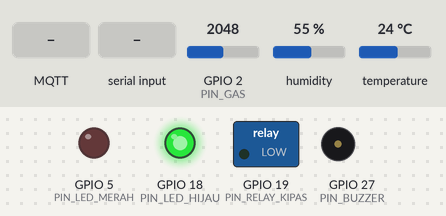
Bench run of a sketch on a simulated ESP32. Parts: switched loads named in the sketch (green lamp = pin HIGH), output pins drawn as LEDs (lit = HIGH), buzzer (waves = sounding). The test bench sets the inputs (shaded band); at power-on: GPIO 2 (PIN_GAS) = 2048, humidity 55 %, temperature 24 °C. WiFi joins after 1.5 s; servers stay silent unless stated; random numbers use the default seed unless the sketch sets one; no MQTT or app messages arrive unless stated; what the sketch prints to the serial monitor is not drawn.

Above: at 2.7 s.
2.8 s: GPIO 2 (PIN_GAS) set to 2120
At 5.5 s:
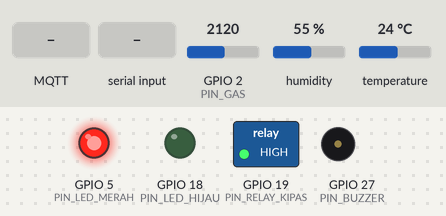
7.6 s: MQTT message "OFF" arrives on the first subscribed topic
At 8.5 s:
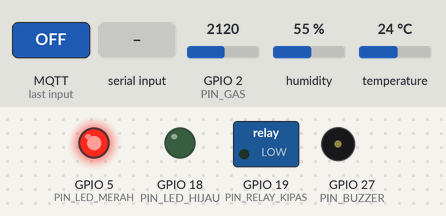
11.6 s: GPIO 2 (PIN_GAS) set to 1873
15.1 s: GPIO 2 (PIN_GAS) set to 1811
At 16.5 s:
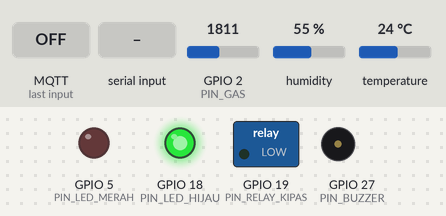
19.5 s: "ON\n" received over Serial
At 20.7 s:
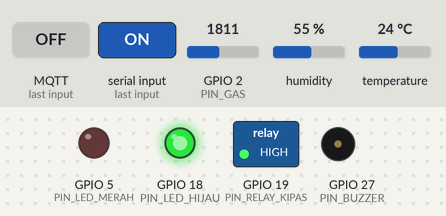
21.5 s: humidity set to 79 %
23.0 s: humidity set to 82 %
Timing chart, 0 to 26.0 s (numbered marks = the images above; inputs shaded):
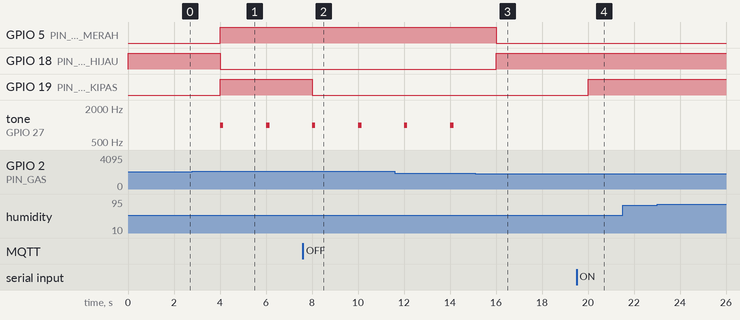

Measured:
- the behaviour switches between 2051 and 2052 on GPIO 2 (PIN_GAS) (found by bisection; images 0 and 1)
- the behaviour switches between 1843 and 1842 on GPIO 2 (PIN_GAS) (found by bisection; images 2 and 3)
- after the input at 2.8 s, GPIO 5 (PIN_LED_MERAH), GPIO 19 (PIN_RELAY_KIPAS): LOW → HIGH after 1.2 s; GPIO 18 (PIN_LED_HIJAU): HIGH → LOW after 1.2 s; tone on GPIO 27 (PIN_BUZZER): alternates 1000 Hz for 0.15 s and silent for 1.9 s, starting after 1.2 s
- after the input at 7.6 s, GPIO 19 (PIN_RELAY_KIPAS): HIGH → LOW after 0.40 s
- after the input at 15.1 s, GPIO 5 (PIN_LED_MERAH): HIGH → LOW after 0.90 s; GPIO 18 (PIN_LED_HIJAU): LOW → HIGH after 0.90 s
- after the input at 19.5 s, GPIO 19 (PIN_RELAY_KIPAS): LOW → HIGH after 0.50 s
- after the input at 21.5 s, every drawn part: stays the same
- after the input at 23.0 s, every drawn part: stays the same

The sketch:

air-purifier-iot.ino
```cpp
#include <WiFi.h>
#include <PubSubClient.h>
#include <DHT.h>

// ===== WiFi & MQTT =====
const char* WIFI_SSID   = "Arya's A55";   // di alat asli: ganti ke WiFi/hotspot HP
const char* WIFI_PASS   = "buburgoreng";
const char* MQTT_SERVER = "10.31.38.212";
const int   MQTT_PORT   = 1883;

#define TOPIC_DATA   "uas-iot-kelompokX/air/data"      // ESP32 kirim JSON ke sini
#define TOPIC_KIPAS  "uas-iot-kelompokX/air/kipas/set"  // HP kirim: ON / OFF / AUTO
#define TOPIC_STATUS "uas-iot-kelompokX/air/status"     // online / offline

// ===== Pin =====
#define DHTPIN 15
#define DHTTYPE DHT22
#define PIN_GAS 2
#define PIN_RELAY_KIPAS 19
#define PIN_BUZZER 27
#define PIN_LED_MERAH 5
#define PIN_LED_HIJAU 18

// ===== Pengaturan =====
#define RELAY_ACTIVE_LOW false
const int PPM_ON = 500;
const int PPM_OFF = 450;
const float SUHU_MAX = 35.0;
const float HUM_MAX = 80.0;
const unsigned long INTERVAL_BACA = 2000;  // DHT22 minimal 2 detik

DHT dht(DHTPIN, DHTTYPE);
WiFiClient espClient;
PubSubClient client(espClient);

bool statusBahaya = false;
int kipasMode = 0;                  // 0 = AUTO, 1 = ON manual, 2 = OFF manual
unsigned long waktuBaca = 0;
unsigned long waktuReconnect = 0;

void setRelay(bool on) {
  bool level = RELAY_ACTIVE_LOW ? !on : on;
  digitalWrite(PIN_RELAY_KIPAS, level ? HIGH : LOW);
}

// Dipakai oleh MQTT (dashboard) dan Serial Monitor (tes manual)
void perintahKipas(String msg, const char* sumber) {
  msg.trim();
  msg.toUpperCase();

  if (msg == "ON") kipasMode = 1;
  else if (msg == "OFF") kipasMode = 2;
  else if (msg == "AUTO") kipasMode = 0;
  else return;

  Serial.print("Perintah kipas dari ");
  Serial.print(sumber);
  Serial.print(": ");
  Serial.println(msg);
}

// Dipanggil saat ada pesan masuk dari HP
void onMessage(char* topic, byte* payload, unsigned int length) {
  String msg;
  for (unsigned int i = 0; i < length; i++) msg += (char)payload[i];

  if (String(topic) == TOPIC_KIPAS) perintahKipas(msg, "dashboard");
}

// Ketik ON / OFF / AUTO di Serial Monitor untuk tes kipas
void cekSerial() {
  if (!Serial.available()) return;
  String msg = Serial.readStringUntil('\n');
  perintahKipas(msg, "serial");
}

void connectWiFi() {
  Serial.print("Menyambung WiFi");
  WiFi.begin(WIFI_SSID, WIFI_PASS);
  while (WiFi.status() != WL_CONNECTED) {
    delay(300);
    Serial.print(".");
  }
  Serial.println(" tersambung!");
}

void connectMQTT() {
  if (client.connected()) return;
  if (millis() - waktuReconnect < 5000) return;   // coba lagi tiap 5 detik
  waktuReconnect = millis();

  Serial.print("Menyambung MQTT... ");
  String clientId = "esp32-kelompokX-" + String(random(0xffff), HEX);
  // Last Will: otomatis kirim "offline" kalau ESP32 putus tiba-tiba
  if (client.connect(clientId.c_str(), NULL, NULL, TOPIC_STATUS, 0, true, "offline")) {
    Serial.println("berhasil");
    client.publish(TOPIC_STATUS, "online", true);
    client.subscribe(TOPIC_KIPAS);
  } else {
    Serial.print("gagal, rc=");
    Serial.println(client.state());
  }
}

void setup() {
  Serial.begin(115200);
  dht.begin();

  pinMode(PIN_RELAY_KIPAS, OUTPUT);
  pinMode(PIN_BUZZER, OUTPUT);
  pinMode(PIN_LED_MERAH, OUTPUT);
  pinMode(PIN_LED_HIJAU, OUTPUT);
  pinMode(PIN_GAS, INPUT);

  setRelay(false);
  noTone(PIN_BUZZER);
  digitalWrite(PIN_LED_MERAH, LOW);
  digitalWrite(PIN_LED_HIJAU, HIGH);

  connectWiFi();
  client.setServer(MQTT_SERVER, MQTT_PORT);
  client.setCallback(onMessage);

  Serial.println("=== SMART AIR QUALITY MONITOR - ESP32 + MQTT ===");
}

void loop() {
  connectMQTT();
  client.loop();   // wajib dipanggil terus agar pesan masuk terbaca
  cekSerial();

  if (millis() - waktuBaca < INTERVAL_BACA) return;
  waktuBaca = millis();

  // Baca sensor
  float temp = dht.readTemperature();
  float hum = dht.readHumidity();
  int ppm = map(analogRead(PIN_GAS), 0, 4095, 0, 1000);

  if (isnan(temp) || isnan(hum)) {
    Serial.println("Error: Sensor DHT22 tid adwwak terbaca!");
    return;
  }

  // Logika polusi dengan hysteresis
  if (!statusBahaya && ppm > PPM_ON) statusBahaya = true;
  else if (statusBahaya && ppm < PPM_OFF) statusBahaya = false;

  bool tidakNyaman = (temp > SUHU_MAX) || (hum > HUM_MAX);

  // Kipas: ikut mode (AUTO / ON manual / OFF manual dari HP)
  bool kipasNyala;
  if (kipasMode == 1) kipasNyala = true;
  else if (kipasMode == 2) kipasNyala = false;
  else kipasNyala = statusBahaya || tidakNyaman;
  setRelay(kipasNyala);

  // LED & buzzer
  digitalWrite(PIN_LED_MERAH, statusBahaya);
  digitalWrite(PIN_LED_HIJAU, !statusBahaya);
  if (statusBahaya) tone(PIN_BUZZER, 1000, 150);
  else noTone(PIN_BUZZER);

  // Kirim data ke dashboard (JSON)
  char payload[160];
  snprintf(payload, sizeof(payload),
           "{\"suhu\":%.1f,\"kelembapan\":%.1f,\"ppm\":%d,\"status\":\"%s\",\"kipas\":\"%s\",\"mode\":\"%s\"}",
           temp, hum, ppm,
           statusBahaya ? "BAHAYA" : (tidakNyaman ? "WASPADA" : "AMAN"),
           kipasNyala ? "ON" : "OFF",
           kipasMode == 0 ? "AUTO" : (kipasMode == 1 ? "MANUAL_ON" : "MANUAL_OFF"));

  if (client.connected()) client.publish(TOPIC_DATA, payload);

  Serial.println(payload);
}
```
